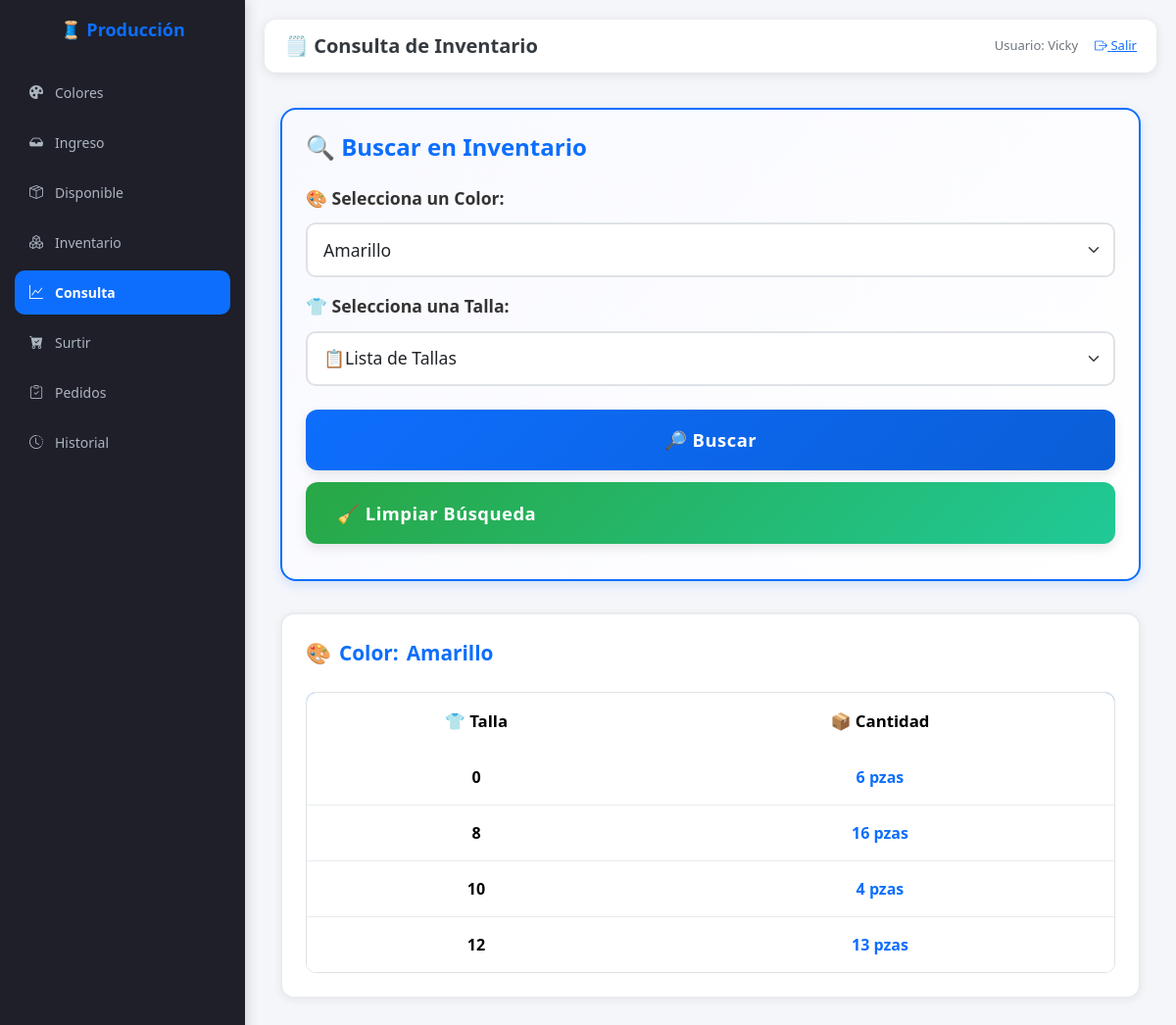
Screenshot of /consulta?color_id=6 (signed in) with the database file from the repository.
### modelos.py (models this page shows, shortened)
class Color(db.Model):
    __tablename__ = "color"
    id = db.Column(db.Integer, primary_key=True)
    nombre = db.Column(db.String(50), unique=True, nullable=False)
    cortes = db.relationship("Corte", back_populates="color")  # 🔥 aquí
    inventarios = db.relationship("Inventario", back_populates="color")  # 🆕 aquí

class Inventario(db.Model):
    __tablename__ = "inventario"
    id = db.Column(db.Integer, primary_key=True)
    color_id = db.Column(db.Integer, db.ForeignKey("color.id"), nullable=False)
    talla_id = db.Column(db.Integer, db.ForeignKey("talla.id"), nullable=False)
    cantidad = db.Column(db.Integer, nullable=False, default=0)
    status_id = db.Column(db.Integer, db.ForeignKey("status.id"), nullable=False)
    usuario = db.Column(db.String(50), default="sistema")
    observaciones = db.Column(db.Text, nullable=True)
    fecha = db.Column(db.DateTime, default=fecha_local_tijuana, onupdate=datetime.utcnow)
    color = db.relationship("Color", back_populates="inventarios")
    talla = db.relationship("Talla")
    status = db.relationship("Status")
    movimientos = db.relationship("HistorialInventario", back_populates="inventario", cascade="all, delete-orphan")
    salidas = db.relationship("HistorialSalidas", back_populates="inventario", cascade="all, delete-orphan")

class Talla(db.Model):
    __tablename__ = "talla"
    id = db.Column(db.Integer, primary_key=True)
    nombre = db.Column(db.String(10), unique=True, nullable=False)
    costo = db.Column(db.Float, nullable=False, default=0.0)
    producciones = db.relationship("Produccion", back_populates="talla")

### app.py (the view)
@app.route("/consulta")
@login_requerido
def consulta():
    color_id = request.args.get("color_id")
    talla_id = request.args.get("talla_id")
    colores = Color.query.all()
    tallas = Talla.query.all()
    estados = Status.query.all()
    status_en_inventario = Status.query.filter_by(nombre="En_Inventario").first()
    inventarios = db.session.query(Inventario).join(Color).join(Talla).join(Status)
    inventarios = inventarios.order_by(Talla.id.asc())
    inventarios = inventarios.filter(Inventario.status_id == status_en_inventario.id, Inventario.cantidad > 0) #Estatus de "En_Inventario"
    if color_id and color_id != "":
        inventarios = inventarios.filter(Inventario.color_id == color_id)
    if talla_id and talla_id != "":
        inventarios = inventarios.filter(Inventario.talla_id == talla_id)
    inventarios = inventarios.all()
    inventarios_agrupados = {}
    for inv in inventarios:
        color = inv.color.nombre
        if color not in inventarios_agrupados:
            inventarios_agrupados[color] = []
        inventarios_agrupados[color].append(inv)
    colores_con_inventario = {inv.color_id for inv in inventarios}
    colores = [c for c in colores if c.id in colores_con_inventario]
    return render_template(
        "consulta.html",
        colores=colores,
        tallas=tallas,
        estados=estados,
        inventarios=inventarios,
        color_seleccionado=color_id,
        talla_seleccionada=talla_id, inventarios_agrupados=inventarios_agrupados,
    )

### app.py (called while the page is built)
def login_requerido(f):
    @wraps(f)
    def decorador(*args, **kwargs):
        if "usuario" not in session:
            flash("⚠️ Debes iniciar sesión para acceder a esta sección.", "warning")
            return redirect(url_for("login"))
        return f(*args, **kwargs)
    return decorador

### templates/consulta.html (shortened to what this page needs)
{% extends "base.html" %}
{% block header %}🗒️ Consulta de Inventario{% endblock %}
{% block content %}
<div class="consulta-container">
    <div class="card-filtros">
        <h3 class="filtros-titulo">
            🔍 Buscar en Inventario
        </h3>
        <form method="GET" action="{{ url_for('consulta') }}">
            <div class="mb-3">
                <label class="label-filtro">🎨 Selecciona un Color:</label>
                <select name="color_id" class="form-select select-grande">
                    {% for c in colores %}
                        <option value="{{ c.id }}" {% if color_seleccionado == c.id|string %}selected{% endif %}>
                            {{ c.nombre }}
                        </option>
                    {% endfor %}
                </select>
            </div>
            <div class="mb-3">
                <label class="label-filtro">👕 Selecciona una Talla:</label>
                <select name="talla_id" class="form-select select-grande">
                    <option value="">📋Lista de Tallas</option>
                </select>
            </div>
            <div class="mt-4">
                <button class="btn-grande btn-buscar" type="submit">
                    🔎 Buscar
                </button>
                <a href="{{ url_for('consulta') }}" class="btn-grande btn-limpiar" style="display: block;">
                    🧹 Limpiar Búsqueda
                </a>
            </div>
        </form>
    </div>
    {% if color_seleccionado and inventarios|length > 0 %}
        <div class="resultados-container">
            <div class="color-titulo">
                🎨 <strong>Color:</strong> {{ inventarios[0].color.nombre }}
            </div>
            <div class="tabla-wrapper">
                <table class="table table-hover tabla-inventario">
                    <thead>
                        <tr>
                            <th>👕 Talla</th>
                            <th>📦 Cantidad</th>
                        </tr>
                    </thead>
                    <tbody>
                        {% for inv in inventarios %}
                            <tr>
                                <td class="fw-bold">{{ inv.talla.nombre }}</td>
                                <td class="fw-bold text-primary">{{ inv.cantidad }} pzas</td>
                            </tr>
                        {% endfor %}
                    </tbody>
                </table>
            </div>
        </div>
    {% endif %}
</div>
{% endblock %}

### templates/base.html (style rules this page uses)
* { margin: 0; padding: 0; box-sizing: border-box; }
html, body { height: 100%; width: 100%; }
body { font-family: 'Segoe UI', Tahoma, Geneva, Verdana, sans-serif; background: #f5f6fa; display: flex; flex-direction: column; padding-bottom: 80px; }

### templates/consulta.html (style rules this page uses)
.consulta-container { max-width: 100%; padding: 1rem; }
.card-filtros { border-radius: 16px; border: 2px solid #0d6efd; background: linear-gradient(135deg, #f8f9ff 0%, #ffffff 100%); padding: 1.5rem; margin-bottom: 2rem; box-shadow: 0 4px 12px rgba(13, 110, 253, 0.15); }
.filtros-titulo { font-size: 1.5rem; font-weight: 700; color: #0d6efd; margin-bottom: 1.5rem; }
.label-filtro { font-size: 1.1rem; font-weight: 600; color: #333; margin-bottom: 0.75rem; display: block; }
.select-grande { font-size: 1.1rem; padding: 0.8rem 1rem; border-radius: 10px; border: 2px solid #dee2e6; background-color: #fff; margin-bottom: 1rem; height: auto; min-height: 50px; }
.btn-grande { font-size: 1.15rem; font-weight: 700; padding: 1.1rem 2rem; border-radius: 12px; min-height: 58px; display: flex; align-items: center; justify-content: center; gap: 0.6rem; cursor: pointer; transition: all 0.25s cubic-bezier(0.4, 0, 0.2, 1); text-decoration: none; border: none; margin-bottom: 0.75rem; letter-spacing: 0.5px; box-shadow: 0 4px 12px rgba(0, 0, 0, 0.1); position: relative; overflow: hidden; }
.btn-grande::before { content: ''; position: absolute; top: 50%; left: 50%; width: 0; height: 0; border-radius: 50%; background: rgba(255, 255, 255, 0.3); transform: translate(-50%, -50%); transition: width 0.6s, height 0.6s; z-index: 1; }
.btn-buscar { background: linear-gradient(135deg, #0d6efd 0%, #0b5ed7 100%); color: white; width: 100%; position: relative; }
.btn-limpiar { background: linear-gradient(135deg, #28a745 0%, #20c997 100%); color: white; width: 100%; position: relative; }
.resultados-container { background: #fff; border-radius: 14px; border: 2px solid #e9ecef; padding: 1.5rem; margin-bottom: 2rem; box-shadow: 0 2px 8px rgba(0, 0, 0, 0.06); }
.color-titulo { font-size: 1.3rem; font-weight: 700; color: #0d6efd; margin-bottom: 1.5rem; display: flex; align-items: center; gap: 0.5rem; }
.tabla-wrapper { overflow-x: auto; overflow-y: auto; max-height: calc(100vh - 400px); border-radius: 10px; border: 1px solid #dee2e6; }
.tabla-inventario { margin: 0; background: #fff; }
.tabla-inventario thead { background: linear-gradient(135deg, #0d6efd 0%, #0b5ed7 100%); color: white; position: sticky; top: 0; z-index: 10; }
.tabla-inventario th { font-size: 1.05rem; font-weight: 600; padding: 1rem !important; text-align: center; border: none; }
.tabla-inventario td { font-size: 1rem; padding: 1rem !important; text-align: center; border-bottom: 1px solid #e9ecef; }
.tabla-inventario tbody tr { background-color: #fff; transition: background-color 0.2s; }
.tabla-inventario tbody tr:last-child td { border-bottom: none; }

### rows the page displays
Color: nombre "Amarillo"
Inventario: talla.nombre "0", cantidad "6"
Inventario: talla.nombre "8", cantidad "16"
Inventario: talla.nombre "10", cantidad "4"
Inventario: talla.nombre "12", cantidad "13"

### other values shown
{{ session.get('usuario', 'Invitado') }} "Vicky"
form field color_id "Amarillo"
